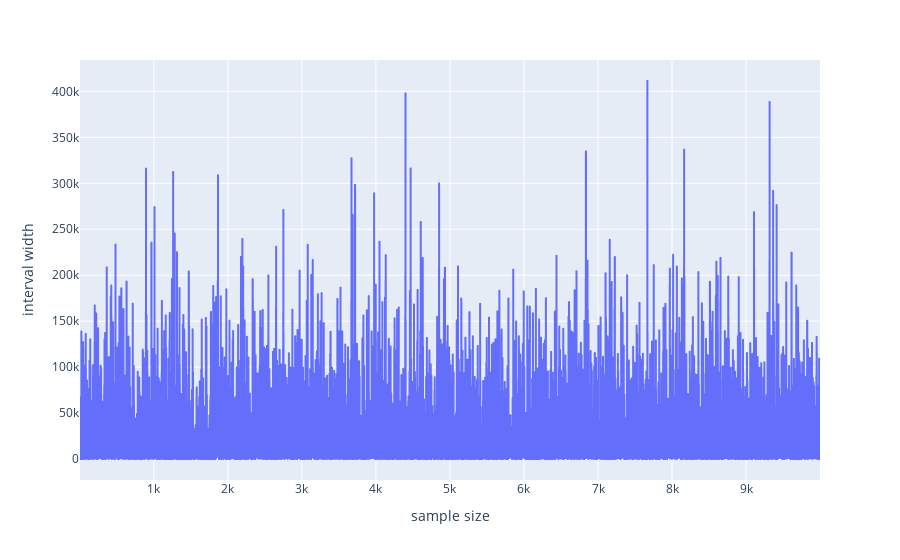

Notebook code for this chart:
### Code cell
w, s = conf_interval_2(max_size = 10000, gamma = 0.95)
fig = px.line(x=s, y=w, labels={'x':'sample size', 'y':'interval width'})
fig.show()

### Figure 1 — Plotly figure (JSON) as saved in the notebook; plotly's stock layout.template omitted (floating-point values rounded to 4 significant figures; data arrays with more than 128 entries replaced by an {"elided": "..."} marker saying what was removed)
{"data": [{"hovertemplate": "sample size=%{x}<br>interval width=%{y}<extra></extra>", "legendgroup": "", "line": {"color": "#636efa", "dash": "solid"}, "mode": "lines", "name": "", "showlegend": false, "type": "scattergl", "x": {"elided": "9998 int values"}, "xaxis": "x", "y": {"elided": "9998 float values"}, "yaxis": "y"}], "layout": {"legend": {"tracegroupgap": 0}, "margin": {"t": 60}, "xaxis": {"anchor": "y", "domain": [0, 1], "title": {"text": "sample size"}}, "yaxis": {"anchor": "x", "domain": [0, 1], "title": {"text": "interval width"}}}}
